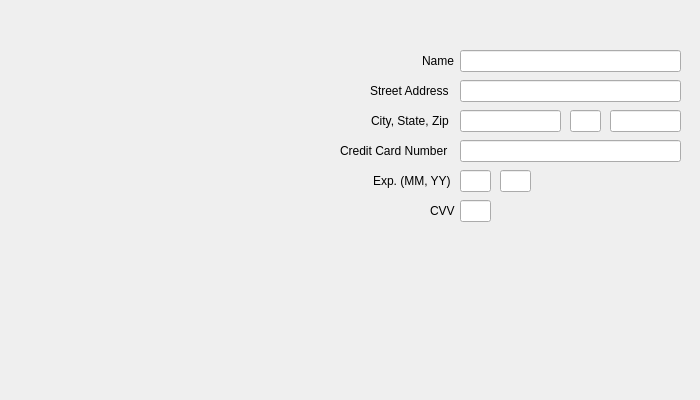
<?xml version="1.0" encoding="UTF-8"?>
<ui version="4.0">
 <class>checkout</class>
 <widget class="QWidget" name="checkout">
  <property name="geometry">
   <rect>
    <x>0</x>
    <y>0</y>
    <width>700</width>
    <height>400</height>
   </rect>
  </property>
  <property name="windowTitle">
   <string>Check Out</string>
  </property>
  <widget class="QLineEdit" name="fullName">
   <property name="geometry">
    <rect>
     <x>460</x>
     <y>50</y>
     <width>221</width>
     <height>22</height>
    </rect>
   </property>
  </widget>
  <widget class="QLineEdit" name="streetAdd">
   <property name="geometry">
    <rect>
     <x>460</x>
     <y>80</y>
     <width>221</width>
     <height>22</height>
    </rect>
   </property>
  </widget>
  <widget class="QLineEdit" name="city">
   <property name="geometry">
    <rect>
     <x>460</x>
     <y>110</y>
     <width>101</width>
     <height>22</height>
    </rect>
   </property>
  </widget>
  <widget class="QLineEdit" name="state">
   <property name="geometry">
    <rect>
     <x>570</x>
     <y>110</y>
     <width>31</width>
     <height>22</height>
    </rect>
   </property>
  </widget>
  <widget class="QLineEdit" name="zip">
   <property name="geometry">
    <rect>
     <x>610</x>
     <y>110</y>
     <width>71</width>
     <height>22</height>
    </rect>
   </property>
  </widget>
  <widget class="QLabel" name="label">
   <property name="geometry">
    <rect>
     <x>422</x>
     <y>50</y>
     <width>41</width>
     <height>22</height>
    </rect>
   </property>
   <property name="text">
    <string>Name</string>
   </property>
  </widget>
  <widget class="QLabel" name="label_2">
   <property name="geometry">
    <rect>
     <x>370</x>
     <y>80</y>
     <width>91</width>
     <height>22</height>
    </rect>
   </property>
   <property name="text">
    <string>Street Address</string>
   </property>
  </widget>
  <widget class="QLabel" name="label_3">
   <property name="geometry">
    <rect>
     <x>371</x>
     <y>110</y>
     <width>91</width>
     <height>22</height>
    </rect>
   </property>
   <property name="text">
    <string>City, State, Zip</string>
   </property>
  </widget>
  <widget class="QLineEdit" name="creditNum">
   <property name="geometry">
    <rect>
     <x>460</x>
     <y>140</y>
     <width>221</width>
     <height>22</height>
    </rect>
   </property>
  </widget>
  <widget class="QLabel" name="label_4">
   <property name="geometry">
    <rect>
     <x>340</x>
     <y>140</y>
     <width>121</width>
     <height>22</height>
    </rect>
   </property>
   <property name="text">
    <string>Credit Card Number</string>
   </property>
  </widget>
  <widget class="QLineEdit" name="creditNum_2">
   <property name="geometry">
    <rect>
     <x>460</x>
     <y>170</y>
     <width>31</width>
     <height>22</height>
    </rect>
   </property>
  </widget>
  <widget class="QLineEdit" name="creditNum_3">
   <property name="geometry">
    <rect>
     <x>500</x>
     <y>170</y>
     <width>31</width>
     <height>22</height>
    </rect>
   </property>
  </widget>
  <widget class="QLineEdit" name="creditNum_4">
   <property name="geometry">
    <rect>
     <x>460</x>
     <y>200</y>
     <width>31</width>
     <height>22</height>
    </rect>
   </property>
  </widget>
  <widget class="QLabel" name="label_5">
   <property name="geometry">
    <rect>
     <x>373</x>
     <y>170</y>
     <width>81</width>
     <height>22</height>
    </rect>
   </property>
   <property name="text">
    <string>Exp. (MM, YY)</string>
   </property>
  </widget>
  <widget class="QLabel" name="label_6">
   <property name="geometry">
    <rect>
     <x>430</x>
     <y>200</y>
     <width>31</width>
     <height>22</height>
    </rect>
   </property>
   <property name="text">
    <string>CVV</string>
   </property>
  </widget>
 </widget>
 <resources/>
 <connections/>
</ui>
